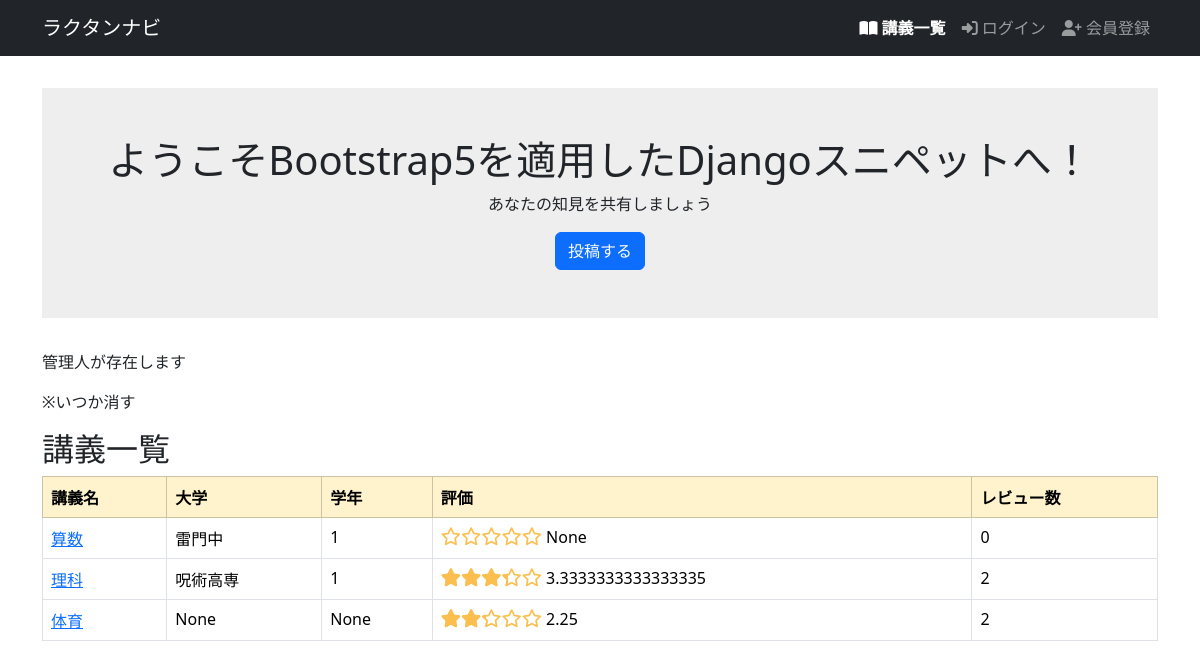
The app's page /, older data.
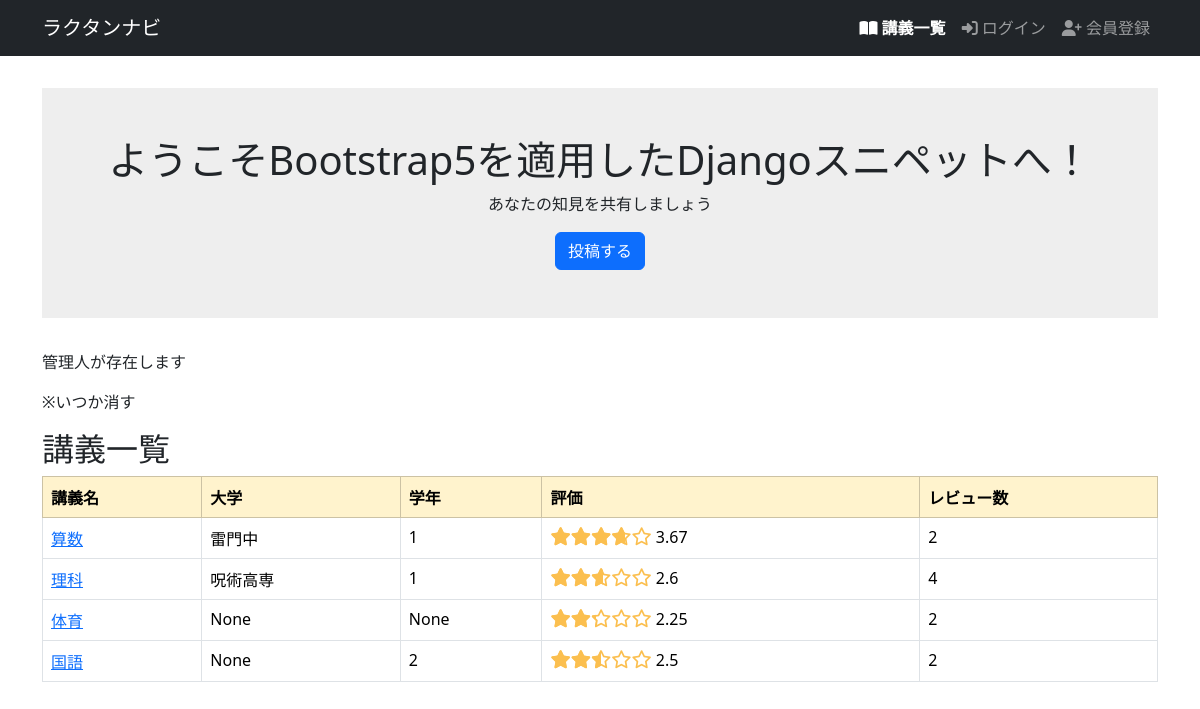
The same page, newer data.
### helloworld/models.py (models this page shows, shortened)
class Lecture(models.Model):
    name = models.CharField(max_length=128)
    body = models.TextField(null=True, blank=True)
    university = models.CharField(max_length=128, null=True, blank=True)
    school_year = models.IntegerField(null=True, blank=True)
    average_score = models.FloatField(null=True, blank=True)
    reviews_count = models.IntegerField(default=0, blank=True)

### helloworld/views.py (the view)
# urls.py: path('', top, name='top'),
def top(request):
    lectures = Lecture.objects.all()
    manager_exists = User.objects.filter(is_manager=True).exists()
    context = {
        'lectures': lectures,
        'manager_exists': manager_exists,
    }
    return render(request, 'snippets/top.html', context)

### helloworld/templatetags/star_filters.py (called while the page is built)
@register.filter
def rating_to_percent(value):
    try:
        return float(value) / 5 * 100
    except (ValueError, TypeError):
        return 0

### helloworld/templates/snippets/top.html
{% extends 'base.html' %}
{% block main %}
<div class="welcome">
    <h1 class="title">ようこそBootstrap5を適用したDjangoスニペットへ！</h1>
    <p class="subtitle">あなたの知見を共有しましょう</p>
    <a class="btn btn-primary" href="{% url 'snippet_new' %}">投稿する</a>
</div>
{% if lectures %}
{% if manager_exists %}
    <p>管理人が存在します</p>
    <p>※いつか消す</p>
{% else %}
    <p>管理人が存在しません</p>
    <a href="manager_signup">管理者ページ 新規登録</a>
{% endif %}
    {% include 'lectures/_lectures_table.html' %}
{% else %}
<p>講義はまだ投稿されていません．</p>
{% endif %}
{% endblock %}

### helloworld/templates/snippets/lectures/_lectures_table.html
<h2>講義一覧</h2>
<table class="table table-hover table-bordered">
    <thead class="table table-warning">
        <tr>
            <th>講義名</th>
            <th>大学</th>
            <th>学年</th>
            <th>評価</th>
            <th>レビュー数</th>
        </tr>
    </thead>
    <tbody>
        {% for lecture in lectures %}
        <tr>
            <td>
                <a href="{% url 'lectures_show' lecture.id %}">{{ lecture.name }}</a>
            </td>
            <td>{{ lecture.university }}</td>
            <td>{{ lecture.school_year }}</td>
            <td>
                {% load star_filters %}
                <div class="star-rating">
                  <div class="star-rating-fill" style="width: {{ lecture.average_score|rating_to_percent }}%;"></div>
                </div>
                {{ lecture.average_score }}
            </td>
            <td>{{ lecture.reviews_count }}</td>
        </tr>
        {% endfor %}
    </tbody>
</table>

Row changes from the older to the newer data that the page shows:
changed Lecture "算数": average_score "None" → "3.67"; reviews_count "0" → "2"
changed Lecture "理科": average_score "3.3333333333333335" → "2.6"; reviews_count "2" → "4"
added Lecture: name "国語", university "None", school_year "2", average_score "2.5", reviews_count "2"
